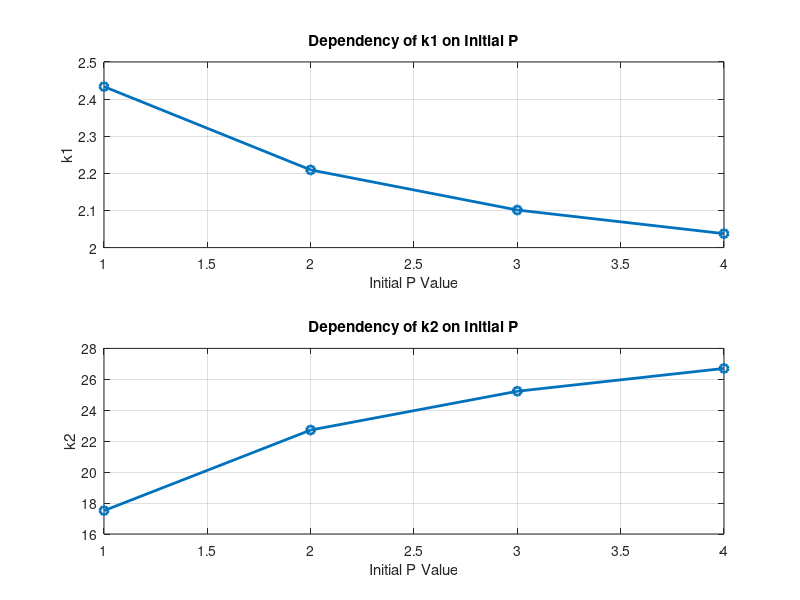
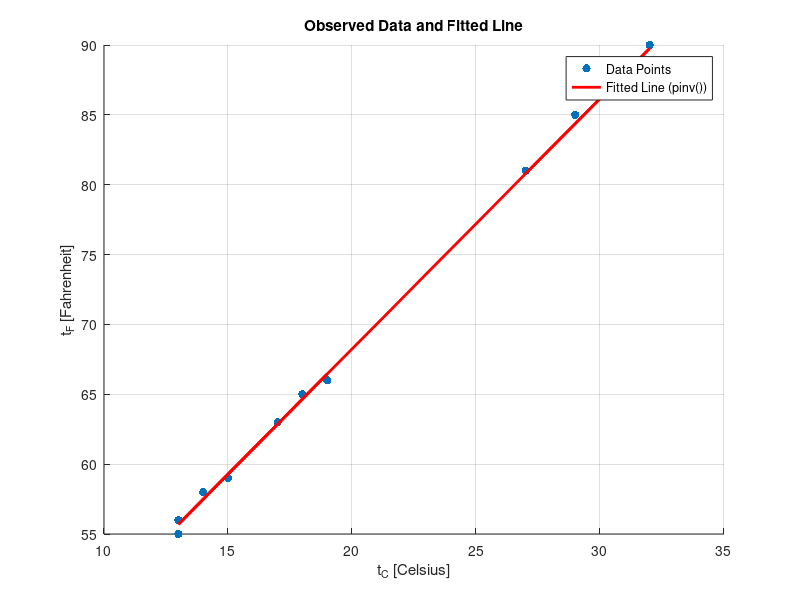

Here is the MATLAB script that generated these plots, in order:
% Data
t_C = [13, 14, 17, 18, 19, 15, 13, 31, 32, 29, 27]';
t_F = [55, 58, 63, 65, 66, 59, 56, 87, 90, 85, 81]';

% Initial Parameters
initial_P_values = [1, 2, 3, 4]; % Different initial P values
theta_results = zeros(2, length(initial_P_values)); % To store results

% Loop over different initial P values
for idx = 1:length(initial_P_values)
    P = eye(2) * initial_P_values(idx); % Initial gain matrix
    theta = [0; 0]; % Initial guess for [k1; k2]

    % RLSE Algorithm
    for k = 1:length(t_C)
        Phi_k = [t_C(k), 1]'; % Regressor vector
        error = t_F(k) - Phi_k' * theta; % Prediction error
        K = P * Phi_k / (1 + Phi_k' * P * Phi_k); % Gain
        theta = theta + K * error; % Update parameters
        P = P - K * Phi_k' * P; % Update covariance matrix
    end

    % Store results for current P
    theta_results(:, idx) = theta;
end

% Using pinv() for comparison
X = [t_C, ones(length(t_C), 1)];
theta_pinv = pinv(X) * t_F;

% Display Results
disp('Estimated parameters using RLSE for different initial P values:');
disp(theta_results);

disp('Estimated parameters using pinv():');
disp(theta_pinv);

% Plotting the dependency of k1 and k2 on initial P
figure;
subplot(2, 1, 1);
plot(initial_P_values, theta_results(1, :), '-o', 'LineWidth', 2);
xlabel('Initial P Value');
ylabel('k1');
title('Dependency of k1 on Initial P');
grid on;

subplot(2, 1, 2);
plot(initial_P_values, theta_results(2, :), '-o', 'LineWidth', 2);
xlabel('Initial P Value');
ylabel('k2');
title('Dependency of k2 on Initial P');
grid on;

% Plotting data points and fitted line for pinv()
figure;
scatter(t_C, t_F, 'filled');
hold on;
t_F_pred = X * theta_pinv;
plot(t_C, t_F_pred, '-r', 'LineWidth', 2);
xlabel('t_C [Celsius]');
ylabel('t_F [Fahrenheit]');
title('Observed Data and Fitted Line');
legend('Data Points', 'Fitted Line (pinv())', 'Location', 'Best');
grid on;
